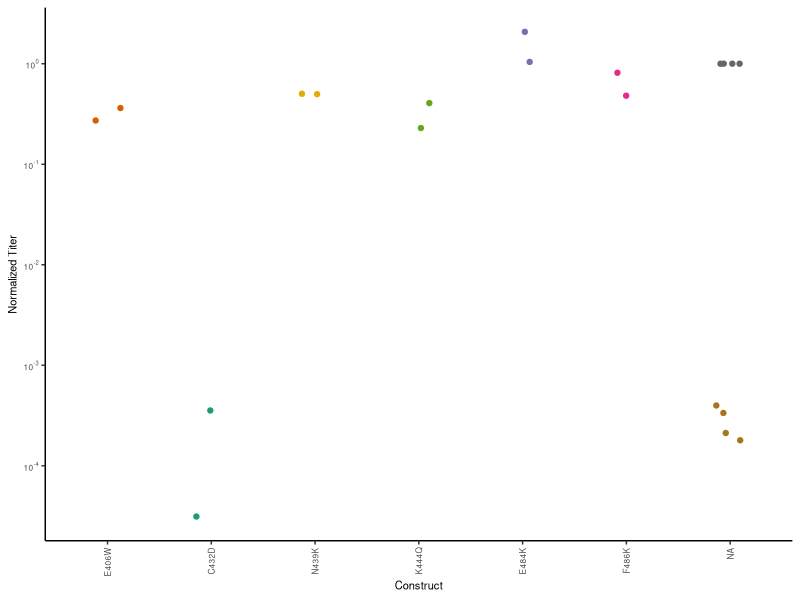
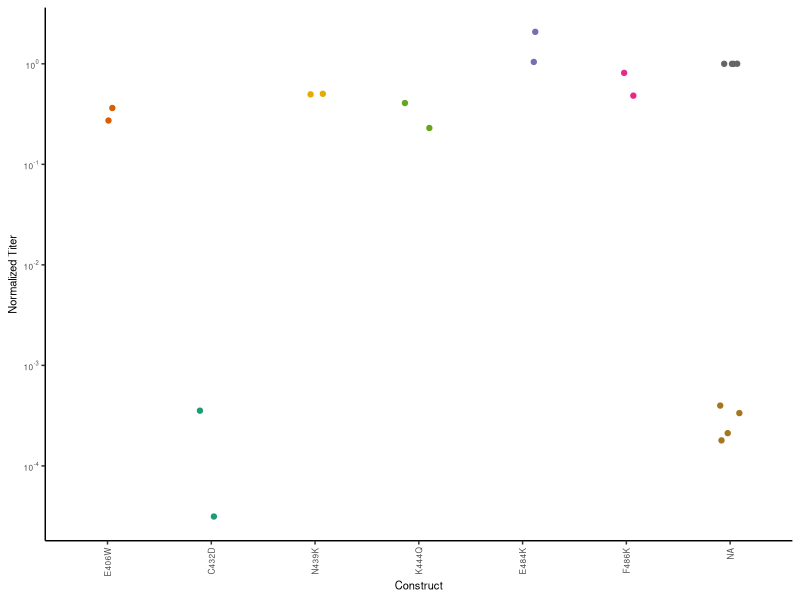

Here is the R script that generated these plots, in order:
## ---- chunk 1
knitr::opts_chunk$set(echo = TRUE)
## ---- chunk 2
library(ggplot2)
library(RColorBrewer)
library(scales)

titer <- read.csv('titer_data/20201210_REGN_titer2.csv', header = T)
order <- c('wildtype', 'E406W', 'C432D', 'N439K', 'K444Q', 'E484K', 'F486K', 'No entry protein')

plot <- ggplot(titer, aes(x=factor(Construct,order) , y=Normalized.Titer, color =Construct)) + geom_jitter(position = position_jitter(width = .15)) + theme_classic() + ylab('Normalized Titer') + xlab('Construct') + scale_y_log10(breaks = trans_breaks("log10", function(x) 10^x), labels = trans_format("log10", math_format(10^.x))) + scale_color_brewer(palette='Dark2') + theme(legend.position = "none") + theme(axis.text.x = element_text(angle = 90, vjust = 0.5, hjust=1)) + theme(axis.title=element_text(size=8), axis.text = element_text(size=6))

plot(plot)

ggsave('2020120_REGN_pseudovirus_titer_plot.png', width=3, height=3, units = c("in"))
